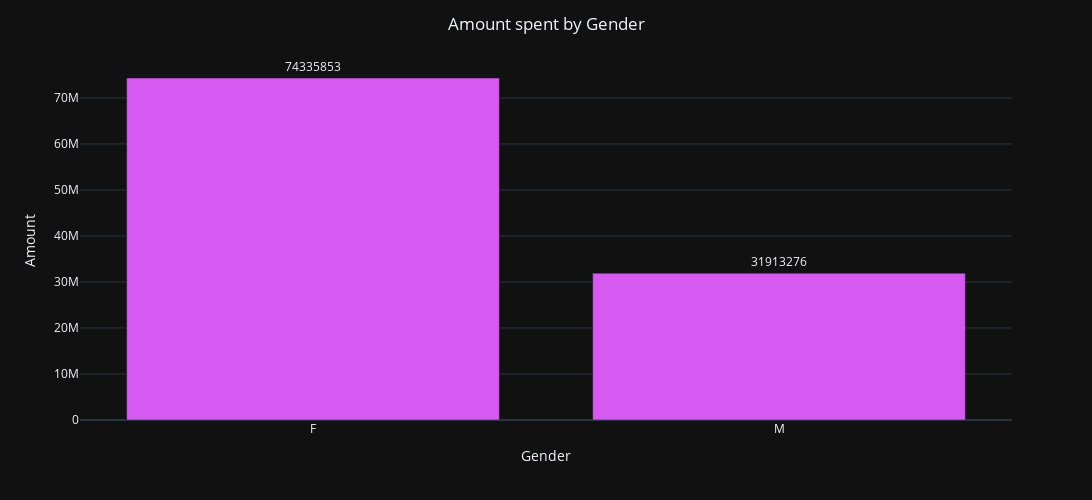

Notebook code for this chart:
### Markdown cell above
Starting Exploratory Data Analysis (EDA)

### Code cell
# Gender
gender_amount = data.groupby('Gender')['Amount'].sum().reset_index()
fig = px.bar(gender_amount,
             x = 'Gender',
             y = 'Amount',
             color_discrete_sequence=['#D659F1'],
             text = 'Amount')
fig.update_layout(title_text = 'Amount spent by Gender',
                  xaxis_title = 'Gender',
                  yaxis_title = 'Amount',
                  template = 'plotly_dark',
                  title_x = 0.5,
                  height = 500,
                  width = 1150)
fig.update_traces(textposition = 'outside')
fig.show()

### Figure 1 — Plotly figure (JSON) as saved in the notebook; plotly's stock layout.template omitted (floating-point values rounded to 4 significant figures)
{"data": [{"alignmentgroup": "True", "hovertemplate": "Gender=%{x}<br>Amount=%{text}<extra></extra>", "legendgroup": "", "marker": {"color": "#D659F1", "pattern": {"shape": ""}}, "name": "", "offsetgroup": "", "orientation": "v", "showlegend": false, "text": [74335853, 31913276], "textposition": "outside", "type": "bar", "x": ["F", "M"], "xaxis": "x", "y": [74335853, 31913276], "yaxis": "y"}], "layout": {"barmode": "relative", "height": 500, "legend": {"tracegroupgap": 0}, "margin": {"t": 60}, "title": {"text": "Amount spent by Gender", "x": 0.5}, "width": 1150, "xaxis": {"anchor": "y", "domain": [0, 1], "title": {"text": "Gender"}}, "yaxis": {"anchor": "x", "domain": [0, 1], "title": {"text": "Amount"}}}}
